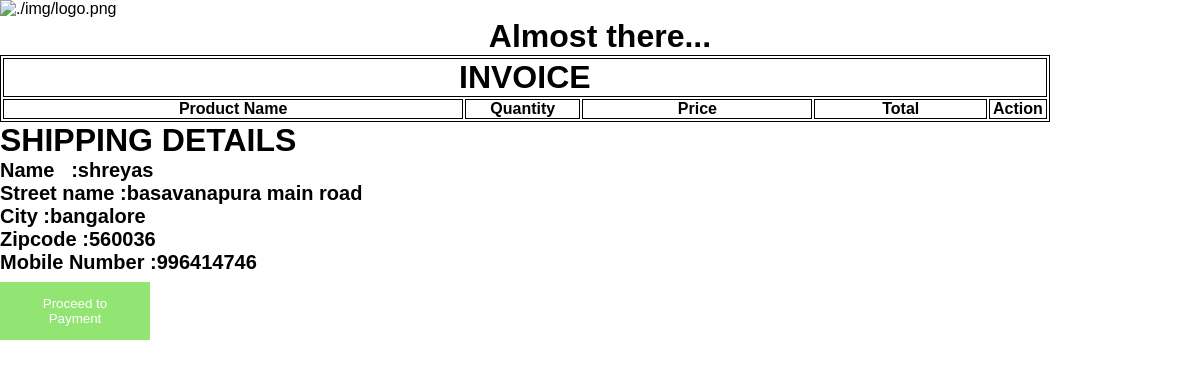
The page /checkout.php (signed in) on the database its author committed.
### tables this page shows
CREATE TABLE `users` (
  `uid` int(10) NOT NULL,
  `fname` varchar(10) NOT NULL,
  `email` varchar(10) NOT NULL,
  `password` varchar(10) NOT NULL,
  `sname` varchar(100) NOT NULL,
  `city` varchar(10) NOT NULL,
  `zcode` int(6) NOT NULL,
  `pnum` int(11) NOT NULL
);

### checkout.php (the view, shortened to what this page needs)
<!DOCTYPE html>
<html lang="en">
<head>
    <link rel="stylesheet" href="sass/main.css">
</head>
<body>
<img src="./img/logo.png" alt="./img/logo.png" width="200px" height="160px">
<div>
        <h1 style="text-align:center;">Almost there...</h1>
<div>
<table class="table">
                                <tr>
                                        <th colspan="5">
                                                <h1>INVOICE</h1>
                                        </th>
                                </tr>
                                <tr>
                                        <th width="40%">Product Name</th>
                                        <th width="10%">Quantity</th>
                                        <th width="20%">Price</th>
                                        <th width="15%">Total</th>
                                        <th width="5%">Action</th>
                                </tr>
                        </table>
</div>
<h1>SHIPPING DETAILS</h1>
<div style="font-size:20px;">
<?php
include 'config.php';
$uname = $_SESSION['username'];
$result=$mysqli->query("SELECT * FROM users where fname ='$uname'");
while($ship = mysqli_fetch_assoc($result)):?>
                <h4>Name &nbsp    :<?php echo $ship['fname']; ?></h4>
                <h4>Street name   :<?php echo $ship['sname']; ?></h4>
                <h4>City          :<?php echo $ship['city']; ?></h4>
                <h4>Zipcode       :<?php echo $ship['zcode']; ?></h4>
                <h4>Mobile Number :<?php echo $ship['pnum']; ?></h4>
                <?php
             endwhile;
?>
</div>
<form action="payment.php">
<button type="submit">Proceed to Payment</button>
</form
</div>
</body>
</html>

### sass/main.css (style rules this page uses)
* { margin: 0; padding: 0; font-family: 'Quicksand', sans-serif; }
body, html { height: 100%; }
body { background: #fff; position: relative; overflow: hidden; }
table, th, td { border: 1px solid black; }
button { position: relative; background-color: #92E573; color: white; padding: 14px 20px; margin: 8px 0; border: none; cursor: pointer; width: 150px; }
body { overflow: visible; }

### rows shown on the page
users: fname "shreyas", sname "basavanapura main road", city "bangalore", zcode "560036", pnum "996414746"
